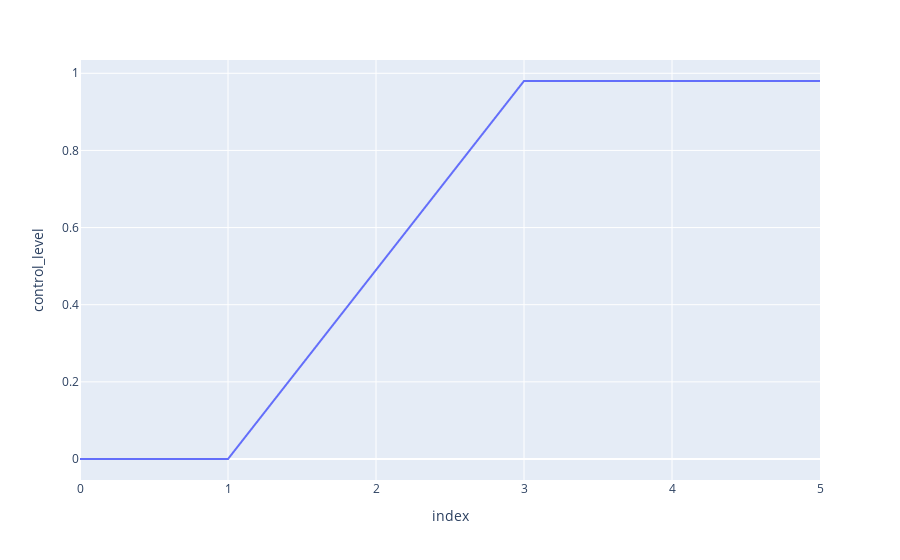

Here is the notebook cell this chart was saved with:
### Markdown cell above
## Lights off -> Lights on

Ramp down light intensity at a constant rate.

### Code cell
# list of light levels
light_level = np.array([0, 1])

# Duration that each level is fixed
light_dur = np.array([1, 2])

# Duration for the changes in light level
ramp_dur = np.array([2])

# Play control levels into Enttec DMX
re.run_program(dmx, aud_path=aud_path, log_path=log_path, light_level=light_level, light_dur=light_dur, ramp_dur=ramp_dur, trig_video=True, echo=False, plot_data=True,movie_prefix=moviefile_prefix)

# print(df)

### Figure 1 — Plotly figure (JSON) as saved in the notebook; plotly's stock layout.template omitted (floating-point values rounded to 4 significant figures; data arrays with more than 128 entries replaced by an {"elided": "..."} marker saying what was removed)
{"data": [{"hovertemplate": "index=%{x}<br>control_level=%{y}<extra></extra>", "legendgroup": "", "line": {"color": "#636efa", "dash": "solid"}, "marker": {"symbol": "circle"}, "mode": "lines", "name": "", "showlegend": false, "type": "scattergl", "x": {"elided": "5000 float values"}, "xaxis": "x", "y": {"elided": "5000 float values"}, "yaxis": "y"}], "layout": {"legend": {"tracegroupgap": 0}, "margin": {"t": 60}, "xaxis": {"anchor": "y", "domain": [0, 1], "title": {"text": "index"}}, "yaxis": {"anchor": "x", "domain": [0, 1], "title": {"text": "control_level"}}}}
